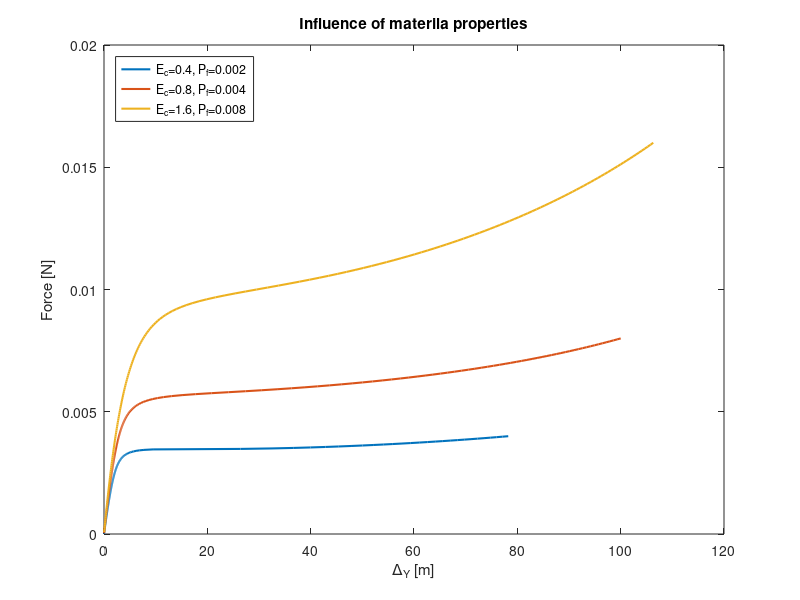

Write the MATLAB code that produced this figure. (Note: this script raises an error after producing the figure.)
case1 = load('E3_case1.mat', 'D_plot', 'P_plot');
case2 = load('E3_case2.mat', 'D_plot', 'P_plot');
case3 = load('E3_case3.mat', 'D_plot', 'P_plot');

E3_comparison = figure('Position', get(0, 'Screensize'));
plot(case2.D_plot, case2.P_plot, 'LineWidth', 1.5)
hold on
plot(case1.D_plot, case1.P_plot, 'LineWidth', 1.5)
plot(case3.D_plot, case3.P_plot, 'LineWidth', 1.5)
hold off
xlabel('\Delta_Y [m]')
ylabel('Force [N]')
legend('E_{c}=0.4, P_{f}=0.002', 'E_{c}=0.8, P_{f}=0.004', 'E_{c}=1.6, P_{f}=0.008','Location','northwest')
title('Influence of materila properties')
set(gca, 'FontAngle', 'oblique', 'FontSize', 20)
saveas(E3_comparison, 'C:\Users\Niccolò\Documents\UNIVERSITA\5° ANNO\FEM\assignment1\E3_comparison.png','png');